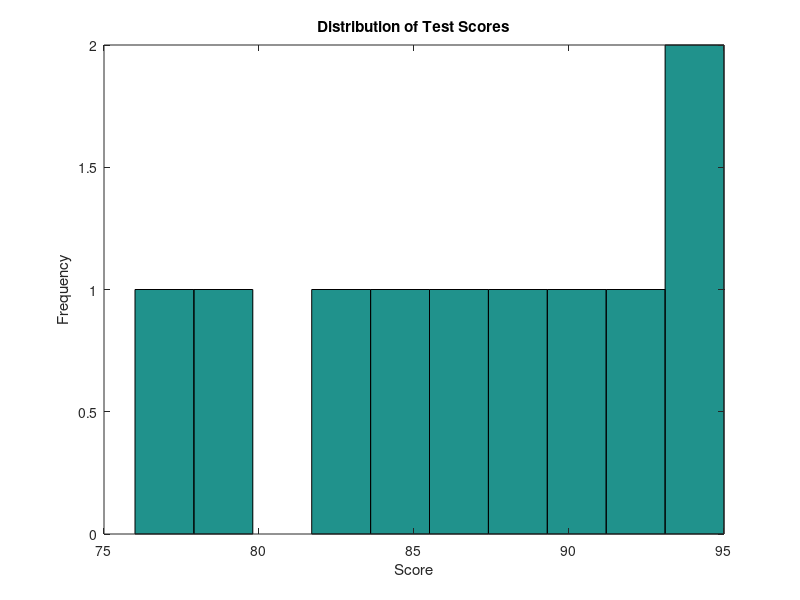

The MATLAB script that drew this image:
% Ensure the statistics package is loaded
pkg load statistics;

% Sample dataset: Test scores out of 100
test_scores = [88, 92, 79, 94, 87, 85, 91, 82, 76, 95];

% Basic statistical analysis
mean_score = mean(test_scores);
median_score = median(test_scores);
std_deviation = std(test_scores);

fprintf('Mean Score: %f\n', mean_score);
fprintf('Median Score: %f\n', median_score);
fprintf('Standard Deviation: %f\n', std_deviation);

% Visualize the data with a histogram
hist(test_scores, 10); % 10 bins for scores 70-100
xlabel('Score');
ylabel('Frequency');
title('Distribution of Test Scores');

% Hypothesis testing: Is the average score significantly different from 85?
[h, p_value] = ttest(test_scores, 85);
if h == 0
    fprintf('The average test score is not significantly different from 85 (p-value = %f).\n', p_value);
else
    fprintf('The average test score is significantly different from 85 (p-value = %f).\n', p_value);
endif

